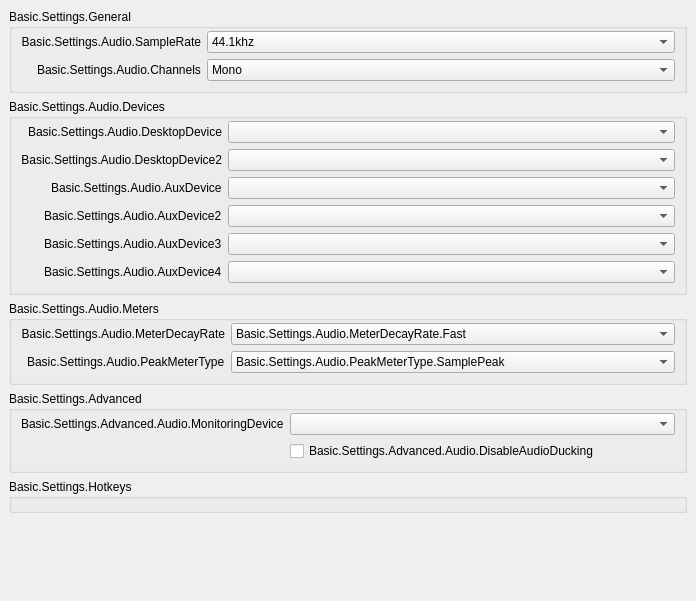
           <widget class="QWidget" name="scrollAreaWidgetContents_50">
            <property name="geometry">
             <rect>
              <x>0</x>
              <y>0</y>
              <width>696</width>
              <height>601</height>
             </rect>
            </property>
            <layout class="QVBoxLayout" name="verticalLayout_50">
             <property name="leftMargin">
              <number>0</number>
             </property>
             <property name="topMargin">
              <number>0</number>
             </property>
             <property name="rightMargin">
              <number>0</number>
             </property>
             <property name="bottomMargin">
              <number>9</number>
             </property>
             <item alignment="Qt::AlignTop">
              <widget class="QWidget" name="widget_50" native="true">
               <layout class="QVBoxLayout" name="verticalLayout_51">
                <item>
                 <widget class="QGroupBox" name="audioGeneralGroupBox">
                  <property name="title">
                   <string>Basic.Settings.General</string>
                  </property>
                  <layout class="QFormLayout" name="formLayout_52">
                   <property name="fieldGrowthPolicy">
                    <enum>QFormLayout::AllNonFixedFieldsGrow</enum>
                   </property>
                   <property name="labelAlignment">
                    <set>Qt::AlignRight|Qt::AlignTrailing|Qt::AlignVCenter</set>
                   </property>
                   <property name="topMargin">
                    <number>2</number>
                   </property>
                   <item row="0" column="0">
                    <widget class="QLabel" name="label_14">
                     <property name="minimumSize">
                      <size>
                       <width>170</width>
                       <height>0</height>
                      </size>
                     </property>
                     <property name="text">
                      <string>Basic.Settings.Audio.SampleRate</string>
                     </property>
                     <property name="alignment">
                      <set>Qt::AlignRight|Qt::AlignTrailing|Qt::AlignVCenter</set>
                     </property>
                     <property name="buddy">
                      <cstring>sampleRate</cstring>
                     </property>
                    </widget>
                   </item>
                   <item row="0" column="1">
                    <widget class="QComboBox" name="sampleRate">
                     <property name="currentText">
                      <string notr="true">44.1khz</string>
                     </property>
                     <property name="currentIndex">
                      <number>0</number>
                     </property>
                     <item>
                      <property name="text">
                       <string>44.1khz</string>
                      </property>
                     </item>
                     <item>
                      <property name="text">
                       <string>48khz</string>
                      </property>
                     </item>
                    </widget>
                   </item>
                   <item row="1" column="0">
                    <widget class="QLabel" name="label_15">
                     <property name="text">
                      <string>Basic.Settings.Audio.Channels</string>
                     </property>
                     <property name="buddy">
                      <cstring>channelSetup</cstring>
                     </property>
                    </widget>
                   </item>
                   <item row="1" column="1">
                    <widget class="QComboBox" name="channelSetup">
                     <property name="currentText">
                      <string>Mono</string>
                     </property>
                     <property name="currentIndex">
                      <number>0</number>
                     </property>
                     <item>
                      <property name="text">
                       <string>Mono</string>
                      </property>
                     </item>
                     <item>
                      <property name="text">
                       <string>Stereo</string>
                      </property>
                     </item>
                     <item>
                      <property name="text">
                       <string>2.1</string>
                      </property>
                     </item>
                     <item>
                      <property name="text">
                       <string>4.0</string>
                      </property>
                     </item>
                     <item>
                      <property name="text">
                       <string>4.1</string>
                      </property>
                     </item>
                     <item>
                      <property name="text">
                       <string>5.1</string>
                      </property>
                     </item>
                     <item>
                      <property name="text">
                       <string>7.1</string>
                      </property>
                     </item>
                    </widget>
                   </item>
                  </layout>
                 </widget>
                </item>
                <item>
                 <widget class="QGroupBox" name="audioDevicesGroupBox">
                  <property name="title">
                   <string>Basic.Settings.Audio.Devices</string>
                  </property>
                  <layout class="QFormLayout" name="formLayout_53">
                   <property name="fieldGrowthPolicy">
                    <enum>QFormLayout::AllNonFixedFieldsGrow</enum>
                   </property>
                   <property name="labelAlignment">
                    <set>Qt::AlignRight|Qt::AlignTrailing|Qt::AlignVCenter</set>
                   </property>
                   <property name="topMargin">
                    <number>2</number>
                   </property>
                   <item row="0" column="0">
                    <widget class="QLabel" name="label_2">
                     <property name="minimumSize">
                      <size>
                       <width>170</width>
                       <height>0</height>
                      </size>
                     </property>
                     <property name="text">
                      <string>Basic.Settings.Audio.DesktopDevice</string>
                     </property>
                     <property name="alignment">
                      <set>Qt::AlignRight|Qt::AlignTrailing|Qt::AlignVCenter</set>
                     </property>
                     <property name="buddy">
                      <cstring>desktopAudioDevice1</cstring>
                     </property>
                    </widget>
                   </item>
                   <item row="0" column="1">
                    <widget class="QComboBox" name="desktopAudioDevice1">
                     <property name="enabled">
                      <bool>true</bool>
                     </property>
                    </widget>
                   </item>
                   <item row="1" column="0">
                    <widget class="QLabel" name="label_3">
                     <property name="text">
                      <string>Basic.Settings.Audio.DesktopDevice2</string>
                     </property>
                     <property name="alignment">
                      <set>Qt::AlignRight|Qt::AlignTrailing|Qt::AlignVCenter</set>
                     </property>
                     <property name="buddy">
                      <cstring>desktopAudioDevice2</cstring>
                     </property>
                    </widget>
                   </item>
                   <item row="1" column="1">
                    <widget class="QComboBox" name="desktopAudioDevice2">
                     <property name="enabled">
                      <bool>true</bool>
                     </property>
                    </widget>
                   </item>
                   <item row="2" column="0">
                    <widget class="QLabel" name="label_4">
                     <property name="text">
                      <string>Basic.Settings.Audio.AuxDevice</string>
                     </property>
                     <property name="buddy">
                      <cstring>auxAudioDevice1</cstring>
                     </property>
                    </widget>
                   </item>
                   <item row="2" column="1">
                    <widget class="QComboBox" name="auxAudioDevice1">
                     <property name="enabled">
                      <bool>true</bool>
                     </property>
                    </widget>
                   </item>
                   <item row="3" column="0">
                    <widget class="QLabel" name="label_5">
                     <property name="text">
                      <string>Basic.Settings.Audio.AuxDevice2</string>
                     </property>
                     <property name="buddy">
                      <cstring>auxAudioDevice2</cstring>
                     </property>
                    </widget>
                   </item>
                   <item row="3" column="1">
                    <widget class="QComboBox" name="auxAudioDevice2">
                     <property name="enabled">
                      <bool>true</bool>
                     </property>
                    </widget>
                   </item>
                   <item row="4" column="0">
                    <widget class="QLabel" name="label_6">
                     <property name="text">
                      <string>Basic.Settings.Audio.AuxDevice3</string>
                     </property>
                     <property name="buddy">
                      <cstring>auxAudioDevice3</cstring>
                     </property>
                    </widget>
                   </item>
                   <item row="4" column="1">
                    <widget class="QComboBox" name="auxAudioDevice3">
                     <property name="enabled">
                      <bool>true</bool>
                     </property>
                    </widget>
                   </item>
                   <item row="5" column="1">
                    <widget class="QComboBox" name="auxAudioDevice4">
                     <property name="enabled">
                      <bool>true</bool>
                     </property>
                    </widget>
                   </item>
                   <item row="5" column="0">
                    <widget class="QLabel" name="label_67">
                     <property name="text">
                      <string>Basic.Settings.Audio.AuxDevice4</string>
                     </property>
                     <property name="buddy">
                      <cstring>auxAudioDevice4</cstring>
                     </property>
                    </widget>
                   </item>
                  </layout>
                 </widget>
                </item>
                <item>
                 <widget class="QGroupBox" name="audioMetersGroupBox">
                  <property name="title">
                   <string>Basic.Settings.Audio.Meters</string>
                  </property>
                  <layout class="QFormLayout" name="formLayout_54">
                   <property name="fieldGrowthPolicy">
                    <enum>QFormLayout::AllNonFixedFieldsGrow</enum>
                   </property>
                   <property name="labelAlignment">
                    <set>Qt::AlignRight|Qt::AlignTrailing|Qt::AlignVCenter</set>
                   </property>
                   <property name="topMargin">
                    <number>2</number>
                   </property>
                   <item row="0" column="0">
                    <widget class="QLabel" name="label_65">
                     <property name="minimumSize">
                      <size>
                       <width>170</width>
                       <height>0</height>
                      </size>
                     </property>
                     <property name="text">
                      <string>Basic.Settings.Audio.MeterDecayRate</string>
                     </property>
                     <property name="alignment">
                      <set>Qt::AlignRight|Qt::AlignTrailing|Qt::AlignVCenter</set>
                     </property>
                     <property name="buddy">
                      <cstring>meterDecayRate</cstring>
                     </property>
                    </widget>
                   </item>
                   <item row="0" column="1">
                    <widget class="QComboBox" name="meterDecayRate">
                     <property name="currentText">
                      <string>Basic.Settings.Audio.MeterDecayRate.Fast</string>
                     </property>
                     <property name="currentIndex">
                      <number>0</number>
                     </property>
                     <item>
                      <property name="text">
                       <string>Basic.Settings.Audio.MeterDecayRate.Fast</string>
                      </property>
                     </item>
                     <item>
                      <property name="text">
                       <string>Basic.Settings.Audio.MeterDecayRate.Medium</string>
                      </property>
                     </item>
                     <item>
                      <property name="text">
                       <string>Basic.Settings.Audio.MeterDecayRate.Slow</string>
                      </property>
                     </item>
                    </widget>
                   </item>
                   <item row="1" column="0">
                    <widget class="QLabel" name="label_66">
                     <property name="text">
                      <string>Basic.Settings.Audio.PeakMeterType</string>
                     </property>
                     <property name="buddy">
                      <cstring>peakMeterType</cstring>
                     </property>
                    </widget>
                   </item>
                   <item row="1" column="1">
                    <widget class="QComboBox" name="peakMeterType">
                     <property name="currentIndex">
                      <number>0</number>
                     </property>
                     <item>
                      <property name="text">
                       <string>Basic.Settings.Audio.PeakMeterType.SamplePeak</string>
                      </property>
                     </item>
                     <item>
                      <property name="text">
                       <string>Basic.Settings.Audio.PeakMeterType.TruePeak</string>
                      </property>
                     </item>
                    </widget>
                   </item>
                  </layout>
                 </widget>
                </item>
                <item>
                 <widget class="QGroupBox" name="audioAdvGroupBox">
                  <property name="title">
                   <string>Basic.Settings.Advanced</string>
                  </property>
                  <layout class="QFormLayout" name="formLayout_56">
                   <property name="fieldGrowthPolicy">
                    <enum>QFormLayout::AllNonFixedFieldsGrow</enum>
                   </property>
                   <property name="labelAlignment">
                    <set>Qt::AlignRight|Qt::AlignTrailing|Qt::AlignVCenter</set>
                   </property>
                   <property name="topMargin">
                    <number>2</number>
                   </property>
                   <item row="0" column="0">
                    <widget class="QLabel" name="monitoringDeviceLabel">
                     <property name="text">
                      <string>Basic.Settings.Advanced.Audio.MonitoringDevice</string>
                     </property>
                     <property name="buddy">
                      <cstring>monitoringDevice</cstring>
                     </property>
                    </widget>
                   </item>
                   <item row="0" column="1">
                    <widget class="QComboBox" name="monitoringDevice"/>
                   </item>
                   <item row="1" column="0">
                    <spacer name="horizontalSpacer_11">
                     <property name="orientation">
                      <enum>Qt::Horizontal</enum>
                     </property>
                     <property name="sizeHint" stdset="0">
                      <size>
                       <width>170</width>
                       <height>20</height>
                      </size>
                     </property>
                    </spacer>
                   </item>
                   <item row="1" column="1">
                    <widget class="QCheckBox" name="disableAudioDucking">
                     <property name="text">
                      <string>Basic.Settings.Advanced.Audio.DisableAudioDucking</string>
                     </property>
                    </widget>
                   </item>
                  </layout>
                 </widget>
                </item>
                <item>
                 <widget class="QGroupBox" name="audioHotkeysGroupBox">
                  <property name="title">
                   <string>Basic.Settings.Hotkeys</string>
                  </property>
                  <layout class="QFormLayout" name="audioSourceLayout">
                   <property name="fieldGrowthPolicy">
                    <enum>QFormLayout::AllNonFixedFieldsGrow</enum>
                   </property>
                   <property name="labelAlignment">
                    <set>Qt::AlignRight|Qt::AlignTrailing|Qt::AlignVCenter</set>
                   </property>
                   <property name="topMargin">
                    <number>2</number>
                   </property>
                  </layout>
                 </widget>
                </item>
               </layout>
              </widget>
             </item>
            </layout>
           </widget>
